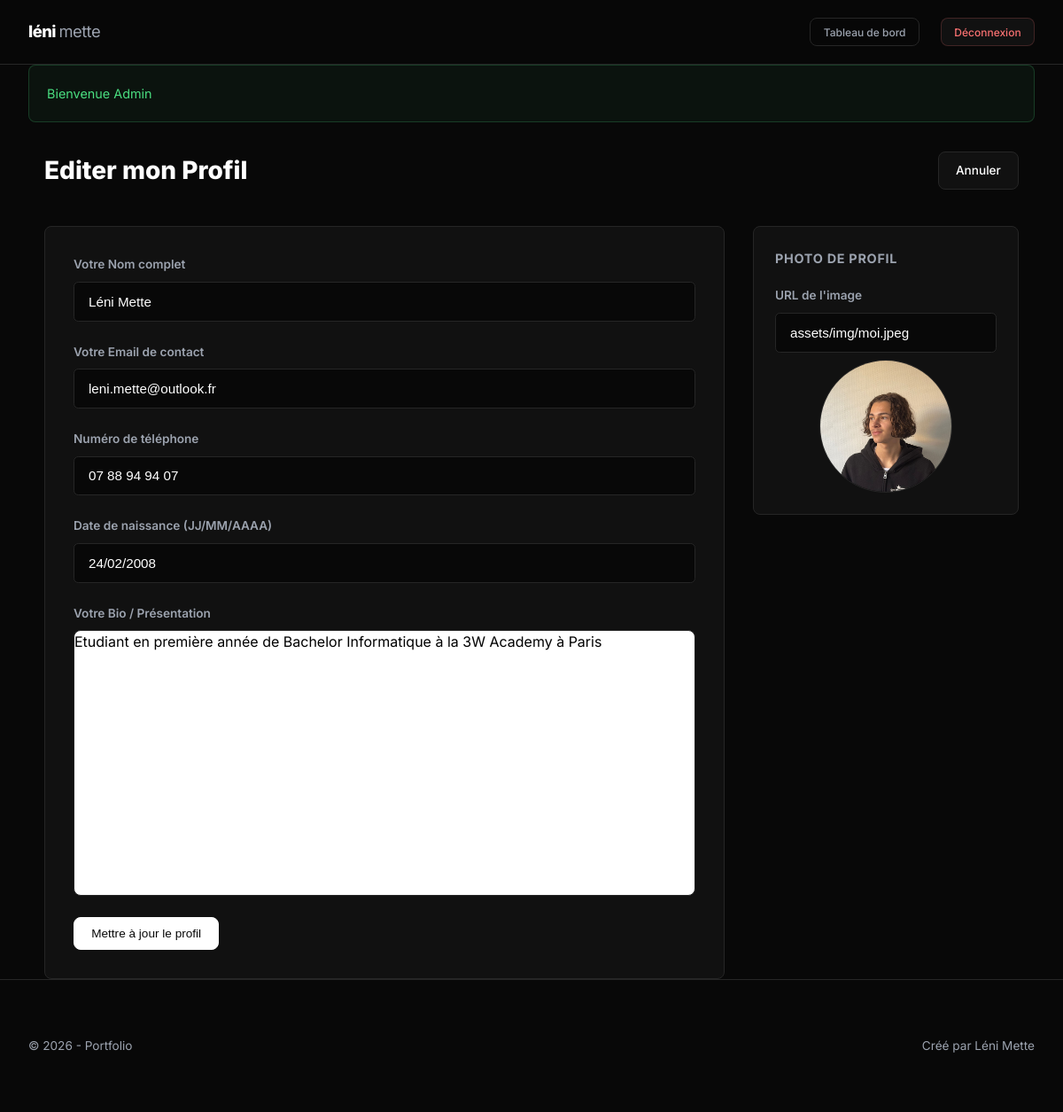
The page /index.php?action=profile-form (signed in) on the database its author committed.
### tables this page shows
CREATE TABLE `profile` (
  `id` int(11) NOT NULL,
  `name` varchar(255) NOT NULL,
  `description` text,
  `date_of_birth` date DEFAULT NULL,
  `email` varchar(255) DEFAULT NULL,
  `phone_number` varchar(50) DEFAULT NULL,
  `id_image` int(11) DEFAULT NULL
);

CREATE TABLE `images` (
  `id` int(11) NOT NULL,
  `url` varchar(255) NOT NULL,
  `alt` varchar(255) DEFAULT NULL,
  `is_cover` tinyint(1) DEFAULT '0'
);

### controllers/AdminController.php (called while the page is built, shortened)
<?php
class AdminController extends AbstractController {
    public function profileForm(): void {
        $profileRepo = new ProfileRepository();
        $profile = $profileRepo->findOne();
        $this->render('admin/profile_form', [
            'profile' => $profile,
            'title' => 'Modifier mon Profil'
        ]);
    }
}

### index.php (called while the page is built, shortened)
<?php
spl_autoload_register(function ($class) {
    $relative_class = substr($class, 4);
    $parts = explode('\\', $relative_class);
    if (count($parts) > 1) {
        $parts[0] = strtolower($parts[0]);
    }
    $file = __DIR__ . '/' . implode('/', $parts) . '.php';
});
$router = new Routing();
$router->handleRequest();

### repository/AbstractRepository.php (called while the page is built, shortened)
<?php
abstract class AbstractRepository {
    public function __construct() {
        $this->db = Database::getInstance();
    }
}

### services/Database.php (called while the page is built, shortened)
<?php
class Database {
    private static $instance = null;
    private function __construct() {
        try {
            $this->pdo = new PDO(
                "mysql:host=" . DB_HOST . ";dbname=" . DB_NAME . ";charset=utf8mb4",
                DB_USER,
                DB_PASS,
                [
                    PDO::ATTR_ERRMODE => PDO::ERRMODE_EXCEPTION,
                    PDO::ATTR_DEFAULT_FETCH_MODE => PDO::FETCH_ASSOC,
                    PDO::ATTR_EMULATE_PREPARES => false,
                ]
            );
        } catch (PDOException $e) {
            die("Erreur de connexion : " . $e->getMessage());
        }
    }
    public static function getInstance() {
        if (self::$instance === null) {
            self::$instance = new self();
        }
        return self::$instance->pdo;
    }
}

### repository/ProfileRepository.php (called while the page is built, shortened)
<?php
class ProfileRepository extends AbstractRepository {
    public function findOne(): ?Profile {
        try {
            $stmt = $this->db->query("SELECT * FROM profile LIMIT 1");
            $profile = $stmt->fetchObject(Profile::class);
            return $profile ?: null;
        } catch (\PDOException $e) {
            error_log($e->getMessage());
            return null;
        }
    }
}

### models/Profile.php (called while the page is built, shortened)
<?php
class Profile {
    protected $name;
    protected $description;
    protected $date_of_birth;
    protected $email;
    protected $phone_number;
    protected $id_image;
    public function getName(): string { return $this->name ?? ''; }
    public function getDescription(): string { return $this->description ?? ''; }
    public function getDateOfBirth(): string { return $this->date_of_birth ?? ''; }
    public function getEmail(): string { return $this->email ?? ''; }
    public function getPhoneNumber(): string { return $this->phone_number ?? ''; }
    public function getImage(): ?Image {
        $imageRepo = new ImageRepository();
        return $imageRepo->find((int)$this->id_image);
    }
}

### repository/ImageRepository.php (called while the page is built, shortened)
<?php
class ImageRepository extends AbstractRepository {
    public function find(int $id): ?Image {
        try {
            $stmt = $this->db->prepare("SELECT * FROM images WHERE id = ?");
            $stmt->execute([$id]);
            $image = $stmt->fetchObject(Image::class);
            return $image ?: null;
        } catch (\PDOException $e) {
            error_log($e->getMessage());
            return null;
        }
    }
}

### models/Image.php (called while the page is built, shortened)
<?php
class Image {
    protected $url;
    public function getUrl(): string { return $this->url ?? ''; }
}

### views/admin/profile_form.phtml (the view, shortened to what this page needs)
<div class="admin-form-container">
    <div class="admin-header">
        <h1>Editer mon Profil</h1>
        <a href="index.php?action=admin-dashboard" class="btn">Annuler</a>
    </div>
    <form action="index.php?action=profile-save" method="post" class="admin-form">
        <div class="form-main">
            <div class="form-group">
                <label for="name">Votre Nom complet</label>
                <input type="text" name="name" id="name" value="<?= htmlspecialchars($profile ? $profile->getName() : '') ?>" required>
            </div>
            <div class="form-group">
                <label for="email">Votre Email de contact</label>
                <input type="email" name="email" id="email" value="<?= htmlspecialchars($profile ? $profile->getEmail() : '') ?>" placeholder="contact@example.com">
            </div>
            <div class="form-group">
                <label for="phone_number">Numéro de téléphone</label>
                <input type="text" name="phone_number" id="phone_number" value="<?= htmlspecialchars($profile ? $profile->getPhoneNumber() : '') ?>">
            </div>
            <div class="form-group">
                <label for="date_of_birth">Date de naissance (JJ/MM/AAAA)</label>
                <?php
                    $dob = $profile ? $profile->getDateOfBirth() : '';
                    if ($dob && strpos($dob, '-') !== false) {
                        $dob = date('d/m/Y', strtotime($dob));
                    }
                ?>
                <input type="text" name="date_of_birth" id="date_of_birth" value="<?= htmlspecialchars($dob) ?>" placeholder="Ex: 15/05/1990">
            </div>
            <div class="form-group">
                <label for="description">Votre Bio / Présentation</label>
                <link href="https://cdn.quilljs.com/1.3.6/quill.snow.css" rel="stylesheet">
                <div id="editor-container" class="editor-wrapper"><?= $profile ? $profile->getDescription() : '' ?></div>
            </div>
            <div class="form-actions">
                <button type="submit" class="btn btn-primary" id="submit-btn"><?= isset($profile) ? 'Mettre à jour le profil' : 'Créer mon profil' ?></button>
            </div>
        </div>
        <div class="form-sidebar">
            <div class="sidebar-card">
                <h3>Photo de profil</h3>
                <div class="form-group">
                    <label for="profile_image">URL de l'image</label>
                    <input type="text" name="profile_image" id="profile_image" value="<?= ($profile && $profile->getImage()) ? htmlspecialchars($profile->getImage()->getUrl()) : '' ?>" placeholder="URL de l'image">
                </div>
                <?php
                    if ($profile && $profile->getImage()): ?>
                    <div class="form-image-preview profile-preview">
                        <img src="<?= htmlspecialchars($profile->getImage()->getUrl()) ?>" alt="Aperçu" class="img-preview">
                    </div>
                <?php endif; ?>
            </div>
        </div>
    </form>
</div>

### views/layout.phtml (shortened to what this page needs)
<!DOCTYPE html>
<html lang="fr">
<head>
    <link rel="stylesheet" href="assets/css/index.css?v=2.1">
</head>
<body>
    <header>
        <div class="container">
            <a href="index.php?action=home" class="logo">
                <?php
                    if (isset($profile) && $profile):
                    $parts = explode(' ', $profile->getName());
                ?>
                    <?= htmlspecialchars($parts[0] ?? 'Portfolio') ?> <span><?= htmlspecialchars($parts[1] ?? '') ?></span>
                <?php else: ?>
                    Mon <span>Portfolio</span>
                <?php endif; ?>
            </a>
            <div class="header-nav">
                <?php
                    if (isset($_SESSION['user'])): ?>
                    <a href="index.php?action=admin-dashboard" class="btn btn-secondary btn-sm">Tableau de bord</a>
                    <a href="index.php?action=logout" class="btn btn-danger btn-sm">Déconnexion</a>
                <?php else: ?>
                    <a href="index.php?action=login" class="nav-icon-admin" title="Connexion">
                        <i data-lucide="shield" style="width:20px; height:20px;"></i>
                    </a>
                <?php endif; ?>
            </div>
        </div>
    </header>
    <main class="container">
        <?php
            if (isset($_SESSION['flash'])): ?>
            <?php foreach ($_SESSION['flash'] as $type => $message): ?>
                <div class="alert alert-<?= $type ?>">
                    <?= htmlspecialchars($message) ?>
                </div>
            <?php endforeach;
            unset($_SESSION['flash']); ?>
        <?php endif; ?>
        <?php
            include __DIR__ . '/' . $content . '.phtml'; ?>
    </main>
    <footer>
        <div class="container">
            <div class="footer-left">
                &copy; <?= date('Y') ?> - Portfolio
            </div>
            <div class="footer-right">
                <?php if (isset($profile) && $profile): ?>
                    Créé par <?= htmlspecialchars($profile->getName()) ?>
                <?php endif; ?>
            </div>
        </div>
    </footer>
</body>
</html>

### rows shown on the page
profile: name "léni", name "mette", name "Léni Mette", email "leni.mette@outlook.fr", phone_number "07 88 94 94 07", date_of_birth "24/02/2008", description "Etudiant en première année de Bachelor Informatique à la 3W Academy à Paris", profile_image "assets/img/moi.jpeg", id_image.url (picture)

### other values the page prints
$message "Bienvenue Admin"
